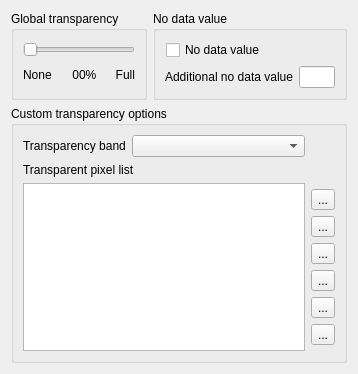
             <widget class="QWidget" name="scrollAreaWidgetContents_3">
              <property name="geometry">
               <rect>
                <x>0</x>
                <y>0</y>
                <width>358</width>
                <height>373</height>
               </rect>
              </property>
              <layout class="QVBoxLayout" name="verticalLayout_8">
               <item>
                <layout class="QHBoxLayout" name="horizontalLayout_4">
                 <item>
                  <widget class="QgsCollapsibleGroupBox" name="gboxGlobalTransp">
                   <property name="title">
                    <string>Global transparency</string>
                   </property>
                   <property name="syncGroup">
                    <string notr="true">rastertransp</string>
                   </property>
                   <layout class="QGridLayout" name="_3">
                    <item row="0" column="0" colspan="5">
                     <widget class="QSlider" name="sliderTransparency">
                      <property name="sizePolicy">
                       <sizepolicy hsizetype="Expanding" vsizetype="Fixed">
                        <horstretch>0</horstretch>
                        <verstretch>0</verstretch>
                       </sizepolicy>
                      </property>
                      <property name="maximum">
                       <number>255</number>
                      </property>
                      <property name="orientation">
                       <enum>Qt::Horizontal</enum>
                      </property>
                      <property name="tickInterval">
                       <number>25</number>
                      </property>
                     </widget>
                    </item>
                    <item row="1" column="0">
                     <widget class="QLabel" name="textLabel3">
                      <property name="text">
                       <string>None</string>
                      </property>
                     </widget>
                    </item>
                    <item row="1" column="1">
                     <spacer>
                      <property name="orientation">
                       <enum>Qt::Horizontal</enum>
                      </property>
                      <property name="sizeHint" stdset="0">
                       <size>
                        <width>40</width>
                        <height>20</height>
                       </size>
                      </property>
                     </spacer>
                    </item>
                    <item row="1" column="2">
                     <widget class="QLabel" name="lblTransparencyPercent">
                      <property name="sizePolicy">
                       <sizepolicy hsizetype="Fixed" vsizetype="Fixed">
                        <horstretch>0</horstretch>
                        <verstretch>0</verstretch>
                       </sizepolicy>
                      </property>
                      <property name="text">
                       <string> 00%</string>
                      </property>
                     </widget>
                    </item>
                    <item row="1" column="3">
                     <spacer>
                      <property name="orientation">
                       <enum>Qt::Horizontal</enum>
                      </property>
                      <property name="sizeHint" stdset="0">
                       <size>
                        <width>40</width>
                        <height>20</height>
                       </size>
                      </property>
                     </spacer>
                    </item>
                    <item row="1" column="4">
                     <widget class="QLabel" name="textLabel4">
                      <property name="text">
                       <string>&lt;p align=&quot;right&quot;&gt;Full&lt;/p&gt;</string>
                      </property>
                     </widget>
                    </item>
                   </layout>
                  </widget>
                 </item>
                 <item>
                  <widget class="QgsCollapsibleGroupBox" name="gboxNoDataValue">
                   <property name="title">
                    <string>No data value</string>
                   </property>
                   <property name="syncGroup">
                    <string notr="true">rastertransp</string>
                   </property>
                   <layout class="QGridLayout" name="gridLayout_11">
                    <item row="0" column="0">
                     <layout class="QHBoxLayout" name="horizontalLayout_6">
                      <property name="leftMargin">
                       <number>1</number>
                      </property>
                      <item>
                       <widget class="QCheckBox" name="mSrcNoDataValueCheckBox">
                        <property name="toolTip">
                         <string>Use original source no data value.</string>
                        </property>
                        <property name="text">
                         <string>No data value</string>
                        </property>
                       </widget>
                      </item>
                      <item>
                       <widget class="QLabel" name="lblSrcNoDataValue">
                        <property name="sizePolicy">
                         <sizepolicy hsizetype="Expanding" vsizetype="Preferred">
                          <horstretch>0</horstretch>
                          <verstretch>0</verstretch>
                         </sizepolicy>
                        </property>
                        <property name="toolTip">
                         <string>Original data source no data value, if exists.</string>
                        </property>
                        <property name="text">
                         <string>&lt;src no data value&gt;</string>
                        </property>
                       </widget>
                      </item>
                     </layout>
                    </item>
                    <item row="1" column="0">
                     <layout class="QHBoxLayout" name="horizontalLayout_7">
                      <item>
                       <widget class="QLabel" name="lblUserNoDataValueLabel">
                        <property name="toolTip">
                         <string>Additional user defined no data value.</string>
                        </property>
                        <property name="text">
                         <string>Additional no data value</string>
                        </property>
                       </widget>
                      </item>
                      <item>
                       <widget class="QLineEdit" name="leNoDataValue">
                        <property name="toolTip">
                         <string>Additional user defined no data value.</string>
                        </property>
                       </widget>
                      </item>
                     </layout>
                    </item>
                   </layout>
                  </widget>
                 </item>
                </layout>
               </item>
               <item>
                <widget class="QgsCollapsibleGroupBox" name="gboxCustomTransparency">
                 <property name="sizePolicy">
                  <sizepolicy hsizetype="Preferred" vsizetype="Preferred">
                   <horstretch>0</horstretch>
                   <verstretch>5</verstretch>
                  </sizepolicy>
                 </property>
                 <property name="title">
                  <string>Custom transparency options</string>
                 </property>
                 <property name="syncGroup">
                  <string notr="true">rastertransp</string>
                 </property>
                 <layout class="QGridLayout" name="gridLayout_3">
                  <item row="2" column="0">
                   <widget class="QTableWidget" name="tableTransparency">
                    <property name="verticalScrollBarPolicy">
                     <enum>Qt::ScrollBarAsNeeded</enum>
                    </property>
                    <property name="alternatingRowColors">
                     <bool>true</bool>
                    </property>
                    <property name="selectionMode">
                     <enum>QAbstractItemView::SingleSelection</enum>
                    </property>
                    <property name="selectionBehavior">
                     <enum>QAbstractItemView::SelectRows</enum>
                    </property>
                    <property name="showGrid">
                     <bool>false</bool>
                    </property>
                    <property name="rowCount">
                     <number>0</number>
                    </property>
                    <property name="columnCount">
                     <number>0</number>
                    </property>
                    <attribute name="horizontalHeaderStretchLastSection">
                     <bool>true</bool>
                    </attribute>
                   </widget>
                  </item>
                  <item row="0" column="0">
                   <layout class="QHBoxLayout" name="horizontalLayout_8">
                    <item>
                     <widget class="QLabel" name="lblTransparent">
                      <property name="sizePolicy">
                       <sizepolicy hsizetype="Maximum" vsizetype="Preferred">
                        <horstretch>0</horstretch>
                        <verstretch>0</verstretch>
                       </sizepolicy>
                      </property>
                      <property name="text">
                       <string>Transparency band</string>
                      </property>
                     </widget>
                    </item>
                    <item>
                     <widget class="QComboBox" name="cboxTransparencyBand">
                      <property name="enabled">
                       <bool>true</bool>
                      </property>
                      <property name="sizePolicy">
                       <sizepolicy hsizetype="Minimum" vsizetype="Fixed">
                        <horstretch>0</horstretch>
                        <verstretch>0</verstretch>
                       </sizepolicy>
                      </property>
                      <property name="minimumSize">
                       <size>
                        <width>150</width>
                        <height>0</height>
                       </size>
                      </property>
                     </widget>
                    </item>
                   </layout>
                  </item>
                  <item row="2" column="1">
                   <layout class="QVBoxLayout" name="_2">
                    <property name="leftMargin">
                     <number>0</number>
                    </property>
                    <property name="topMargin">
                     <number>6</number>
                    </property>
                    <property name="rightMargin">
                     <number>0</number>
                    </property>
                    <property name="bottomMargin">
                     <number>6</number>
                    </property>
                    <item>
                     <widget class="QToolButton" name="pbnAddValuesManually">
                      <property name="toolTip">
                       <string>Add values manually</string>
                      </property>
                      <property name="text">
                       <string>...</string>
                      </property>
                      <property name="icon">
                       <iconset resource="../../../../../QGIS/images/images.qrc">
                        <normaloff>:/images/themes/default/symbologyAdd.svg</normaloff>:/images/themes/default/symbologyAdd.svg</iconset>
                      </property>
                     </widget>
                    </item>
                    <item>
                     <widget class="QToolButton" name="pbnAddValuesFromDisplay">
                      <property name="enabled">
                       <bool>true</bool>
                      </property>
                      <property name="toolTip">
                       <string>Add values from display</string>
                      </property>
                      <property name="text">
                       <string>...</string>
                      </property>
                      <property name="icon">
                       <iconset resource="../../../../../QGIS/images/images.qrc">
                        <normaloff>:/images/themes/default/mActionContextHelp.png</normaloff>:/images/themes/default/mActionContextHelp.png</iconset>
                      </property>
                     </widget>
                    </item>
                    <item>
                     <widget class="QToolButton" name="pbnRemoveSelectedRow">
                      <property name="toolTip">
                       <string>Remove selected row</string>
                      </property>
                      <property name="text">
                       <string>...</string>
                      </property>
                      <property name="icon">
                       <iconset resource="../../../../../QGIS/images/images.qrc">
                        <normaloff>:/images/themes/default/symbologyRemove.svg</normaloff>:/images/themes/default/symbologyRemove.svg</iconset>
                      </property>
                     </widget>
                    </item>
                    <item>
                     <widget class="QToolButton" name="pbnDefaultValues">
                      <property name="toolTip">
                       <string>Default values</string>
                      </property>
                      <property name="text">
                       <string>...</string>
                      </property>
                      <property name="icon">
                       <iconset resource="../../../../../QGIS/images/images.qrc">
                        <normaloff>:/images/themes/default/mActionOpenTable.svg</normaloff>:/images/themes/default/mActionOpenTable.svg</iconset>
                      </property>
                     </widget>
                    </item>
                    <item>
                     <widget class="QToolButton" name="pbnImportTransparentPixelValues">
                      <property name="toolTip">
                       <string>Import from file</string>
                      </property>
                      <property name="text">
                       <string>...</string>
                      </property>
                      <property name="icon">
                       <iconset resource="../../../../../QGIS/images/images.qrc">
                        <normaloff>:/images/themes/default/mActionFileOpen.svg</normaloff>:/images/themes/default/mActionFileOpen.svg</iconset>
                      </property>
                     </widget>
                    </item>
                    <item>
                     <widget class="QToolButton" name="pbnExportTransparentPixelValues">
                      <property name="toolTip">
                       <string>Export to file</string>
                      </property>
                      <property name="text">
                       <string>...</string>
                      </property>
                      <property name="icon">
                       <iconset resource="../../../../../QGIS/images/images.qrc">
                        <normaloff>:/images/themes/default/mActionFileSave.svg</normaloff>:/images/themes/default/mActionFileSave.svg</iconset>
                      </property>
                     </widget>
                    </item>
                    <item>
                     <spacer name="verticalSpacer_3">
                      <property name="orientation">
                       <enum>Qt::Vertical</enum>
                      </property>
                      <property name="sizeHint" stdset="0">
                       <size>
                        <width>20</width>
                        <height>40</height>
                       </size>
                      </property>
                     </spacer>
                    </item>
                   </layout>
                  </item>
                  <item row="1" column="0">
                   <widget class="QLabel" name="label_6">
                    <property name="text">
                     <string>Transparent pixel list</string>
                    </property>
                   </widget>
                  </item>
                 </layout>
                </widget>
               </item>
               <item>
                <spacer name="verticalSpacer_4">
                 <property name="orientation">
                  <enum>Qt::Vertical</enum>
                 </property>
                 <property name="sizeHint" stdset="0">
                  <size>
                   <width>20</width>
                   <height>40</height>
                  </size>
                 </property>
                </spacer>
               </item>
              </layout>
             </widget>
